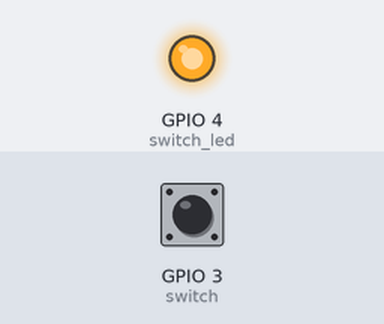
Recording of a program running on a simulated Raspberry Pi (BCM pin numbers). Parts: output pins drawn as LEDs (lit = HIGH). The inputs (shaded band) are chosen by the test bench; at power-on: GPIO 3 (switch) HIGH. The run ends when the program shuts the computer down; what the program prints to the terminal is not drawn. At 1.3 s the program puts the board to deep sleep or switches it off; the recording ends there.

Above: at 1.2 s.
1.3 s: GPIO 3 (switch) pulled LOW for 0.15 s
Timing chart, 0 to 1.3 s (numbered marks = the images above; inputs shaded):
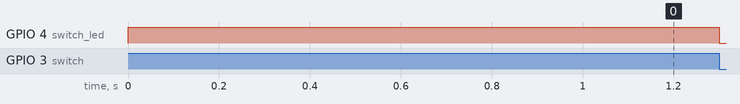

The program:

shutdown.py
```python
#!/usr/bin/env python3

import RPi.GPIO as GPIO
import os

# Script for power button on Raspberry Pi.
# In power off state (still plugged in),
# the RPi will boot if GPIO3 is shorted to ground.
# Add this to /etc/rc.local to run on boot. (python3 /path/to/shutdown.py &)
# **** DON'T FORGET THE '&' ****

switch = 3
switch_led = 4

GPIO.setmode(GPIO.BCM)

# Switch input
GPIO.setup(switch, GPIO.IN, pull_up_down=GPIO.PUD_UP)

# Turn off GPIO 14
# This pin is connected to the hard drive indicator
# If nothing is connected to this pin you can ignore
GPIO.setup(14, GPIO.IN)

# Turn on switch led
GPIO.setup(switch_led, GPIO.OUT)
GPIO.output(switch_led, 1)

try:
    GPIO.wait_for_edge(3, GPIO.FALLING)

except KeyboardInterrupt:
    print('KeyboardInterrupt')

except Exception as err:
    print(err)

finally:
    GPIO.output(4, 0)
    print('shutting down...')
    GPIO.cleanup()
    os.system('sudo shutdown -h now')
```
